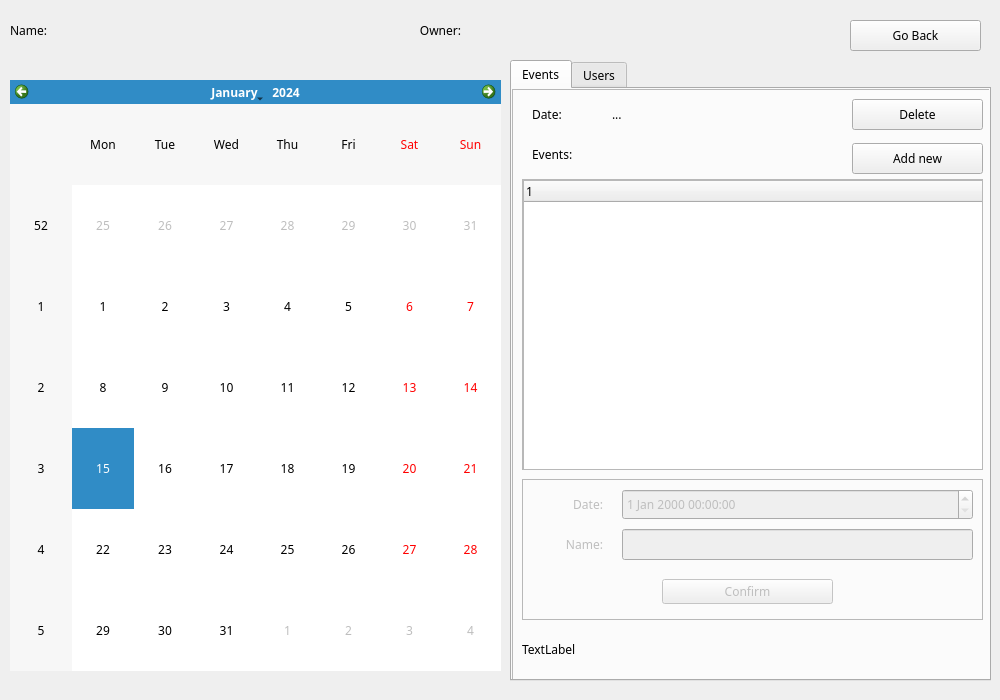
<?xml version="1.0" encoding="UTF-8"?>
<ui version="4.0">
 <class>Form</class>
 <widget class="QWidget" name="Form">
  <property name="geometry">
   <rect>
    <x>0</x>
    <y>0</y>
    <width>1000</width>
    <height>700</height>
   </rect>
  </property>
  <property name="font">
   <font>
    <family>JetBrains Mono</family>
   </font>
  </property>
  <property name="windowTitle">
   <string>Form</string>
  </property>
  <widget class="QCalendarWidget" name="calendar">
   <property name="geometry">
    <rect>
     <x>10</x>
     <y>80</y>
     <width>491</width>
     <height>591</height>
    </rect>
   </property>
  </widget>
  <widget class="QLabel" name="nameLabel">
   <property name="geometry">
    <rect>
     <x>10</x>
     <y>10</y>
     <width>51</width>
     <height>41</height>
    </rect>
   </property>
   <property name="font">
    <font>
     <family>JetBrains Mono</family>
    </font>
   </property>
   <property name="text">
    <string>Name:</string>
   </property>
   <property name="alignment">
    <set>Qt::AlignLeading|Qt::AlignLeft|Qt::AlignVCenter</set>
   </property>
  </widget>
  <widget class="QLabel" name="calendarNameLabel">
   <property name="geometry">
    <rect>
     <x>70</x>
     <y>10</y>
     <width>321</width>
     <height>41</height>
    </rect>
   </property>
   <property name="font">
    <font>
     <family>JetBrains Mono</family>
    </font>
   </property>
   <property name="text">
    <string/>
   </property>
  </widget>
  <widget class="QLabel" name="ownerLabel">
   <property name="geometry">
    <rect>
     <x>390</x>
     <y>10</y>
     <width>71</width>
     <height>41</height>
    </rect>
   </property>
   <property name="font">
    <font>
     <family>JetBrains Mono</family>
    </font>
   </property>
   <property name="text">
    <string>Owner:</string>
   </property>
   <property name="alignment">
    <set>Qt::AlignRight|Qt::AlignTrailing|Qt::AlignVCenter</set>
   </property>
  </widget>
  <widget class="QLabel" name="calendarOwnerLabel">
   <property name="geometry">
    <rect>
     <x>480</x>
     <y>10</y>
     <width>331</width>
     <height>41</height>
    </rect>
   </property>
   <property name="font">
    <font>
     <family>JetBrains Mono</family>
    </font>
   </property>
   <property name="text">
    <string/>
   </property>
  </widget>
  <widget class="QPushButton" name="goBackButton">
   <property name="geometry">
    <rect>
     <x>850</x>
     <y>20</y>
     <width>131</width>
     <height>31</height>
    </rect>
   </property>
   <property name="text">
    <string>Go Back</string>
   </property>
  </widget>
  <widget class="QTabWidget" name="calendarTabs">
   <property name="geometry">
    <rect>
     <x>510</x>
     <y>60</y>
     <width>481</width>
     <height>621</height>
    </rect>
   </property>
   <property name="currentIndex">
    <number>0</number>
   </property>
   <widget class="QWidget" name="tab">
    <attribute name="title">
     <string>Events</string>
    </attribute>
    <widget class="QFrame" name="frame">
     <property name="geometry">
      <rect>
       <x>0</x>
       <y>0</y>
       <width>481</width>
       <height>591</height>
      </rect>
     </property>
     <property name="frameShape">
      <enum>QFrame::StyledPanel</enum>
     </property>
     <property name="frameShadow">
      <enum>QFrame::Raised</enum>
     </property>
     <widget class="QLabel" name="dateLabel">
      <property name="geometry">
       <rect>
        <x>20</x>
        <y>10</y>
        <width>61</width>
        <height>31</height>
       </rect>
      </property>
      <property name="text">
       <string>Date:</string>
      </property>
      <property name="alignment">
       <set>Qt::AlignLeading|Qt::AlignLeft|Qt::AlignVCenter</set>
      </property>
     </widget>
     <widget class="QLabel" name="calendarDateLabel">
      <property name="geometry">
       <rect>
        <x>100</x>
        <y>10</y>
        <width>231</width>
        <height>31</height>
       </rect>
      </property>
      <property name="text">
       <string>...</string>
      </property>
      <property name="alignment">
       <set>Qt::AlignLeading|Qt::AlignLeft|Qt::AlignVCenter</set>
      </property>
     </widget>
     <widget class="QScrollArea" name="scrollArea">
      <property name="geometry">
       <rect>
        <x>10</x>
        <y>90</y>
        <width>461</width>
        <height>291</height>
       </rect>
      </property>
      <property name="widgetResizable">
       <bool>true</bool>
      </property>
      <widget class="QWidget" name="scrollAreaWidgetContents">
       <property name="geometry">
        <rect>
         <x>0</x>
         <y>0</y>
         <width>459</width>
         <height>289</height>
        </rect>
       </property>
       <widget class="QTreeWidget" name="calendarEventList">
        <property name="geometry">
         <rect>
          <x>0</x>
          <y>0</y>
          <width>461</width>
          <height>341</height>
         </rect>
        </property>
        <column>
         <property name="text">
          <string notr="true">1</string>
         </property>
        </column>
       </widget>
      </widget>
     </widget>
     <widget class="QLabel" name="eventListLabel">
      <property name="geometry">
       <rect>
        <x>20</x>
        <y>50</y>
        <width>131</width>
        <height>31</height>
       </rect>
      </property>
      <property name="text">
       <string>Events:</string>
      </property>
      <property name="alignment">
       <set>Qt::AlignLeading|Qt::AlignLeft|Qt::AlignVCenter</set>
      </property>
     </widget>
     <widget class="QPushButton" name="newEventButton">
      <property name="geometry">
       <rect>
        <x>340</x>
        <y>54</y>
        <width>131</width>
        <height>31</height>
       </rect>
      </property>
      <property name="text">
       <string>Add new</string>
      </property>
     </widget>
     <widget class="QPushButton" name="deleteEventButton">
      <property name="enabled">
       <bool>true</bool>
      </property>
      <property name="geometry">
       <rect>
        <x>340</x>
        <y>10</y>
        <width>131</width>
        <height>31</height>
       </rect>
      </property>
      <property name="text">
       <string>Delete</string>
      </property>
     </widget>
     <widget class="QFrame" name="n">
      <property name="enabled">
       <bool>false</bool>
      </property>
      <property name="geometry">
       <rect>
        <x>10</x>
        <y>390</y>
        <width>461</width>
        <height>141</height>
       </rect>
      </property>
      <property name="frameShape">
       <enum>QFrame::StyledPanel</enum>
      </property>
      <property name="frameShadow">
       <enum>QFrame::Raised</enum>
      </property>
      <widget class="QLabel" name="newEventDateLabel">
       <property name="geometry">
        <rect>
         <x>10</x>
         <y>10</y>
         <width>71</width>
         <height>31</height>
        </rect>
       </property>
       <property name="text">
        <string>Date:</string>
       </property>
       <property name="alignment">
        <set>Qt::AlignRight|Qt::AlignTrailing|Qt::AlignVCenter</set>
       </property>
      </widget>
      <widget class="QDateTimeEdit" name="newEventDateTime">
       <property name="geometry">
        <rect>
         <x>100</x>
         <y>10</y>
         <width>351</width>
         <height>31</height>
        </rect>
       </property>
      </widget>
      <widget class="QLabel" name="newEventNameLabel">
       <property name="geometry">
        <rect>
         <x>10</x>
         <y>50</y>
         <width>71</width>
         <height>31</height>
        </rect>
       </property>
       <property name="text">
        <string>Name:</string>
       </property>
       <property name="alignment">
        <set>Qt::AlignRight|Qt::AlignTrailing|Qt::AlignVCenter</set>
       </property>
      </widget>
      <widget class="QLineEdit" name="newEventNameField">
       <property name="geometry">
        <rect>
         <x>100</x>
         <y>50</y>
         <width>351</width>
         <height>31</height>
        </rect>
       </property>
      </widget>
      <widget class="QPushButton" name="newEventConfirmButton">
       <property name="geometry">
        <rect>
         <x>140</x>
         <y>100</y>
         <width>171</width>
         <height>25</height>
        </rect>
       </property>
       <property name="text">
        <string>Confirm</string>
       </property>
      </widget>
     </widget>
     <widget class="QLabel" name="label_2">
      <property name="geometry">
       <rect>
        <x>10</x>
        <y>540</y>
        <width>461</width>
        <height>41</height>
       </rect>
      </property>
      <property name="text">
       <string>TextLabel</string>
      </property>
     </widget>
    </widget>
   </widget>
   <widget class="QWidget" name="tab_2">
    <attribute name="title">
     <string>Users</string>
    </attribute>
    <widget class="QScrollArea" name="scrollArea_2">
     <property name="geometry">
      <rect>
       <x>10</x>
       <y>10</y>
       <width>461</width>
       <height>341</height>
      </rect>
     </property>
     <property name="widgetResizable">
      <bool>true</bool>
     </property>
     <widget class="QWidget" name="scrollAreaWidgetContents_2">
      <property name="geometry">
       <rect>
        <x>0</x>
        <y>0</y>
        <width>459</width>
        <height>339</height>
       </rect>
      </property>
      <widget class="QListWidget" name="listWidget">
       <property name="geometry">
        <rect>
         <x>0</x>
         <y>0</y>
         <width>461</width>
         <height>341</height>
        </rect>
       </property>
      </widget>
     </widget>
    </widget>
    <widget class="QPushButton" name="deleteUserButton">
     <property name="geometry">
      <rect>
       <x>20</x>
       <y>370</y>
       <width>211</width>
       <height>31</height>
      </rect>
     </property>
     <property name="text">
      <string>Delete</string>
     </property>
    </widget>
    <widget class="QPushButton" name="addUserButton">
     <property name="geometry">
      <rect>
       <x>250</x>
       <y>370</y>
       <width>211</width>
       <height>31</height>
      </rect>
     </property>
     <property name="text">
      <string>Invite user</string>
     </property>
    </widget>
    <widget class="QFrame" name="frame_2">
     <property name="geometry">
      <rect>
       <x>10</x>
       <y>420</y>
       <width>461</width>
       <height>101</height>
      </rect>
     </property>
     <property name="frameShape">
      <enum>QFrame::StyledPanel</enum>
     </property>
     <property name="frameShadow">
      <enum>QFrame::Raised</enum>
     </property>
     <widget class="QLabel" name="newUserNameLabel">
      <property name="geometry">
       <rect>
        <x>10</x>
        <y>10</y>
        <width>101</width>
        <height>31</height>
       </rect>
      </property>
      <property name="text">
       <string>Username:</string>
      </property>
      <property name="alignment">
       <set>Qt::AlignRight|Qt::AlignTrailing|Qt::AlignVCenter</set>
      </property>
     </widget>
     <widget class="QLineEdit" name="newUserNameField">
      <property name="geometry">
       <rect>
        <x>120</x>
        <y>10</y>
        <width>331</width>
        <height>31</height>
       </rect>
      </property>
     </widget>
     <widget class="QPushButton" name="addNewUserConfirmButton">
      <property name="geometry">
       <rect>
        <x>120</x>
        <y>50</y>
        <width>191</width>
        <height>31</height>
       </rect>
      </property>
      <property name="text">
       <string>Confirm</string>
      </property>
     </widget>
    </widget>
    <widget class="QLabel" name="label">
     <property name="geometry">
      <rect>
       <x>10</x>
       <y>530</y>
       <width>461</width>
       <height>41</height>
      </rect>
     </property>
     <property name="text">
      <string>TextLabel</string>
     </property>
    </widget>
   </widget>
  </widget>
 </widget>
 <resources/>
 <connections/>
</ui>
